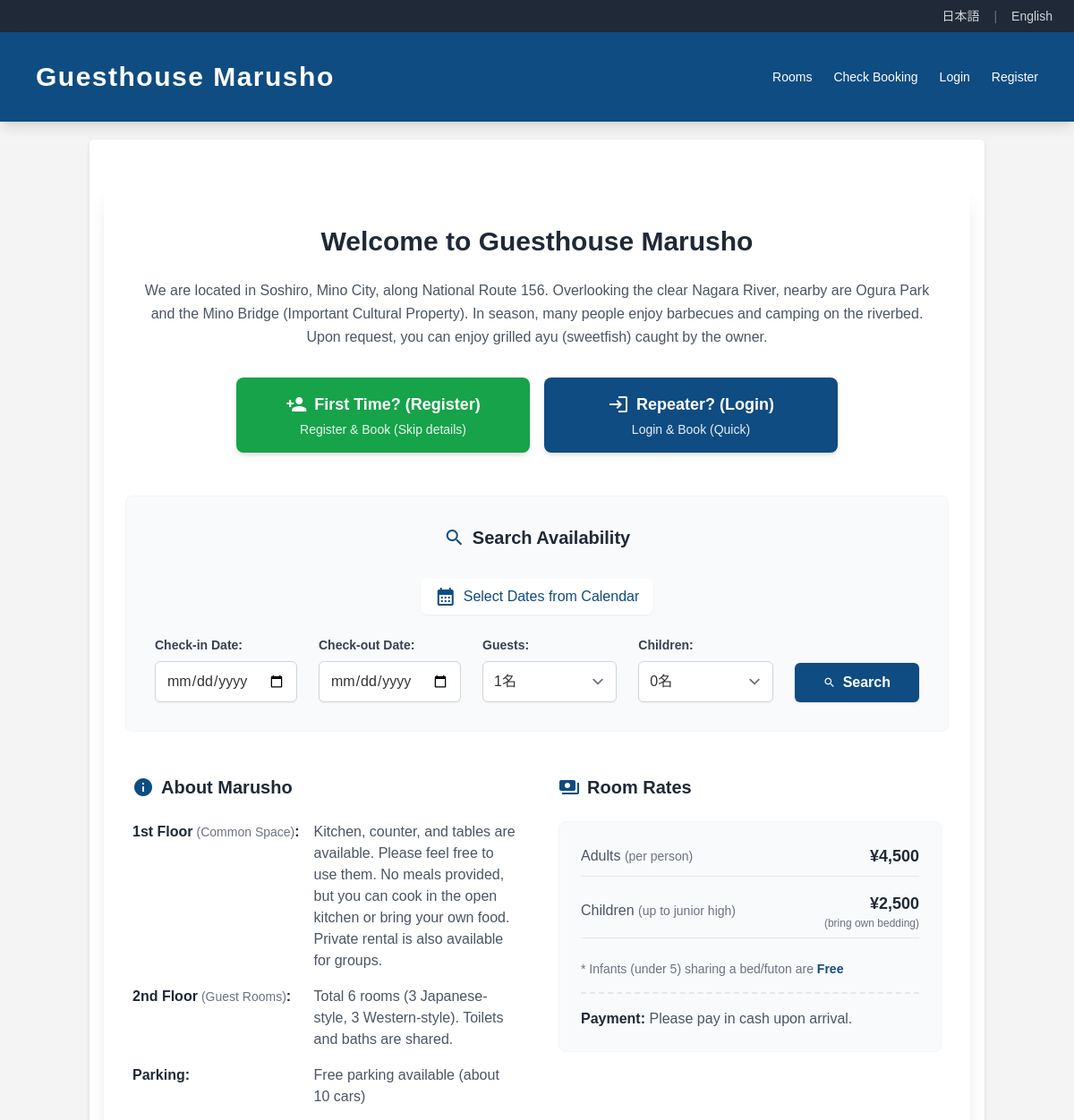
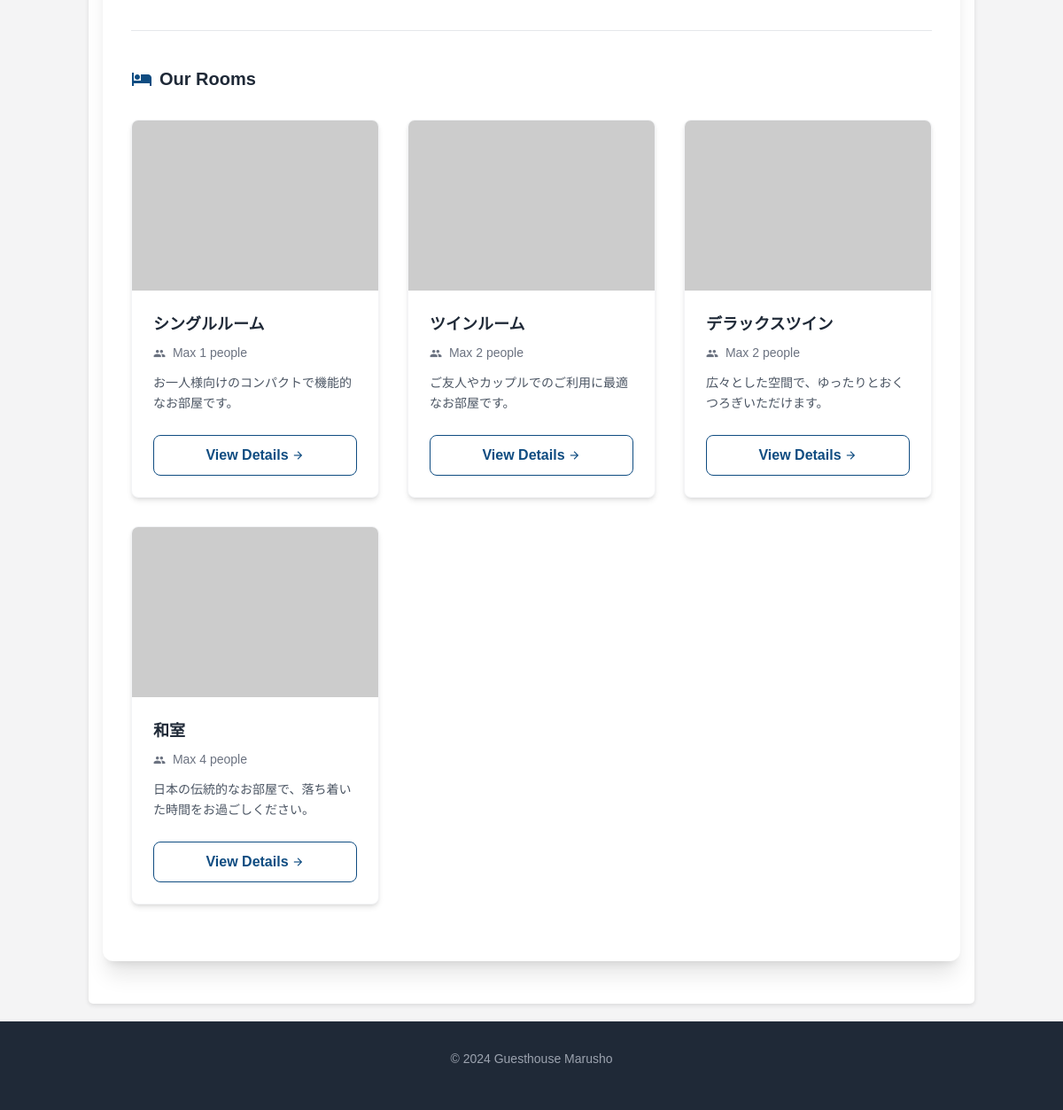
The page / on the database its author committed (2 pictures, top to bottom).
### tables this page shows
CREATE TABLE `room_types` (
  `id` int(11) NOT NULL AUTO_INCREMENT,
  `name` varchar(255) NOT NULL COMMENT '部屋タイプ名',
  `name_en` varchar(255) DEFAULT NULL COMMENT '部屋タイプ名 (English)',
  `description` text DEFAULT NULL COMMENT '説明',
  `description_en` text DEFAULT NULL COMMENT '説明 (English)',
  `capacity` int(11) NOT NULL COMMENT '収容人数',
  `main_image` varchar(255) DEFAULT NULL COMMENT '部屋タイプ代表画像パス',
  `is_visible` tinyint(1) NOT NULL DEFAULT 1 COMMENT 'トップページ表示フラグ (1:表示, 0:非表示)',
  PRIMARY KEY (`id`)
);

### includes/language.php (called while the page is built, shortened)
<?php
$available_langs = ['ja', 'en'];
$default_lang = 'ja';
if (isset($_GET['lang']) && in_array($_GET['lang'], $available_langs)) {
    $current_lang = $_GET['lang'];
    $_SESSION['lang'] = $current_lang;
}
elseif (isset($_SESSION['lang']) && in_array($_SESSION['lang'], $available_langs)) {
    $current_lang = $_SESSION['lang'];
}
elseif (isset($_SERVER['HTTP_ACCEPT_LANGUAGE'])) {
    $browser_lang = substr($_SERVER['HTTP_ACCEPT_LANGUAGE'], 0, 2);
    if (in_array($browser_lang, $available_langs)) {
        $current_lang = $browser_lang;
    } else {
        $current_lang = $default_lang;
    }
}
else {
    $current_lang = $default_lang;
}
$lang_file_path = __DIR__ . '/../lang/' . $current_lang . '.json';
if (file_exists($lang_file_path)) {
    $lang_text = json_decode(file_get_contents($lang_file_path), true);
} else {
    $lang_text = json_decode(file_get_contents(__DIR__ . '/../lang/' . $default_lang . '.json'), true);
}
if (!function_exists('t')) {
    function t($key, ...$args) {
        global $lang_text;
        $string = isset($lang_text[$key]) ? $lang_text[$key] : $key;
        if (!empty($args)) {
            return vsprintf($string, $args);
        }
        return $string;
    }
}
?>

### includes/functions.php (called while the page is built, shortened)
<?php
function h($s) {
    return htmlspecialchars($s, ENT_QUOTES, 'UTF-8');
}

### index.php (the view, shortened to what this page needs)
<?php
require_once 'includes/header.php';
?>
<div class="max-w-5xl mx-auto bg-surface-light dark:bg-surface-dark rounded-xl shadow-xl overflow-hidden transition-colors duration-200">
    <div class="py-12 px-6 text-center">
        <h2 class="text-2xl md:text-3xl font-bold mb-6 text-gray-800 dark:text-white"><?php echo h(t('index_welcome_title')); ?></h2>
        <div class="space-y-4 text-gray-600 dark:text-gray-300 leading-relaxed max-w-4xl mx-auto text-left md:text-center">
            <p><?php echo h(t('index_description')); ?></p>
        </div>
        <?php if (!isset($_SESSION['user'])): ?>
        <div class="mt-8 flex flex-col md:flex-row justify-center gap-4 max-w-2xl mx-auto">
            <a href="register.php" class="flex-1 bg-green-600 hover:bg-green-700 text-white p-4 rounded-lg shadow-md transition-all hover:-translate-y-1 text-center group">
                <div class="font-bold text-lg mb-1 flex items-center justify-center gap-2">
                    <span class="material-icons">person_add</span>
                    <?php echo h(t('btn_first_time')); ?>
                </div>
                <div class="text-sm opacity-90 group-hover:opacity-100">
                    <?php echo h(t('text_register_benefit')); ?>
                </div>
            </a>
            <a href="login.php" class="flex-1 bg-primary hover:bg-primary-dark text-white p-4 rounded-lg shadow-md transition-all hover:-translate-y-1 text-center">
                <div class="font-bold text-lg mb-1 flex items-center justify-center gap-2">
                    <span class="material-icons">login</span>
                    <?php echo h(t('btn_repeater')); ?>
                </div>
                <div class="text-sm opacity-90">
                    <?php echo h(t('text_login_benefit')); ?>
                </div>
            </a>
        </div>
        <?php endif; ?>
    </div>
    <div class="bg-gray-50 dark:bg-gray-800/50 mx-6 mb-12 rounded-lg p-8 border border-gray-100 dark:border-gray-700">
        <h3 class="text-xl font-bold text-center mb-8 text-gray-800 dark:text-white flex items-center justify-center gap-2">
            <span class="material-icons text-primary dark:text-blue-400">search</span>
            <?php echo h(t('index_search_title')); ?>
        </h3>
        <div class="text-center mb-6">
            <button id="toggle-calendar-btn" class="text-primary dark:text-blue-400 hover:underline flex items-center justify-center gap-2 mx-auto bg-white dark:bg-gray-700 px-4 py-2 rounded shadow-sm">
                <span class="material-icons">calendar_month</span>
                <?php echo h(t('calendar_btn_toggle')); ?>
            </button>
        </div>
        <form class="flex flex-col md:flex-row gap-6 justify-center items-end" action="search_results.php" method="GET">
            <div class="w-full md:w-auto flex-1">
                <label class="block text-sm font-semibold text-gray-700 dark:text-gray-300 mb-2" for="check_in_date"><?php echo h(t('form_check_in')); ?>:</label>
                <div class="relative">
                    <input class="w-full rounded-md border-gray-300 shadow-sm focus:border-primary focus:ring focus:ring-primary focus:ring-opacity-50 dark:bg-gray-700 dark:border-gray-600 dark:text-white py-2.5 px-3" id="check_in_date" name="check_in_date" type="date" required />
                </div>
            </div>
            <div class="w-full md:w-auto flex-1">
                <label class="block text-sm font-semibold text-gray-700 dark:text-gray-300 mb-2" for="check_out_date"><?php echo h(t('form_check_out')); ?>:</label>
                <div class="relative">
                    <input class="w-full rounded-md border-gray-300 shadow-sm focus:border-primary focus:ring focus:ring-primary focus:ring-opacity-50 dark:bg-gray-700 dark:border-gray-600 dark:text-white py-2.5 px-3" id="check_out_date" name="check_out_date" type="date" required />
                </div>
            </div>
            <div class="w-full md:w-40">
                <label class="block text-sm font-semibold text-gray-700 dark:text-gray-300 mb-2" for="num_guests"><?php echo h(t('form_num_guests')); ?>:</label>
                <select class="w-full rounded-md border-gray-300 shadow-sm focus:border-primary focus:ring focus:ring-primary focus:ring-opacity-50 dark:bg-gray-700 dark:border-gray-600 dark:text-white py-2.5 px-3" id="num_guests" name="num_guests">
                    <option value="1">1名</option>
                </select>
            </div>
            <div class="w-full md:w-40">
                <label class="block text-sm font-semibold text-gray-700 dark:text-gray-300 mb-2" for="num_children"><?php echo h(t('form_children') ?? '人数(子供)'); ?>:</label>
                <select class="w-full rounded-md border-gray-300 shadow-sm focus:border-primary focus:ring focus:ring-primary focus:ring-opacity-50 dark:bg-gray-700 dark:border-gray-600 dark:text-white py-2.5 px-3" id="num_children" name="num_children">
                    <option value="0">0名</option>
                </select>
            </div>
            <div class="w-full md:w-auto">
                <button class="w-full bg-primary hover:bg-primary-dark text-white font-bold py-2.5 px-8 rounded-md shadow transition-colors duration-200 flex items-center justify-center gap-2" type="submit">
                    <span class="material-icons text-sm">search</span>
                    <?php echo h(t('btn_search')); ?>
                </button>
            </div>
        </form>
    </div>
    <div class="px-8 pb-12">
        <div class="grid grid-cols-1 md:grid-cols-2 gap-12">
            <div>
                <h3 class="text-xl font-bold mb-6 text-gray-800 dark:text-white flex items-center gap-2">
                    <span class="material-icons text-primary dark:text-blue-400">info</span>
                    <?php echo h(t('index_about_title')); ?>
                </h3>
                <div class="grid grid-cols-1 sm:grid-cols-[max-content_1fr] gap-4 text-gray-600 dark:text-gray-300">
                    <div class="font-bold text-gray-800 dark:text-gray-200 whitespace-nowrap">
                        <?php echo h(t('facility_1f')); ?><span class="text-sm font-normal block sm:inline sm:ml-1 text-gray-500 dark:text-gray-400"><?php echo h(t('facility_1f_sub')); ?></span>:
                    </div>
                    <div>
                        <?php echo h(t('facility_1f_desc')); ?>
                    </div>
                    <div class="font-bold text-gray-800 dark:text-gray-200 whitespace-nowrap">
                        <?php echo h(t('facility_2f')); ?><span class="text-sm font-normal block sm:inline sm:ml-1 text-gray-500 dark:text-gray-400"><?php echo h(t('facility_2f_sub')); ?></span>:
                    </div>
                    <div>
                        <?php echo h(t('facility_2f_desc')); ?>
                    </div>
                    <div class="font-bold text-gray-800 dark:text-gray-200 whitespace-nowrap">
                        <?php echo h(t('facility_parking')); ?>:
                    </div>
                    <div>
                        <?php echo h(t('facility_parking_desc')); ?>
                    </div>
                </div>
            </div>
            <div>
                <h3 class="text-xl font-bold mb-6 text-gray-800 dark:text-white flex items-center gap-2">
                    <span class="material-icons text-primary dark:text-blue-400">payments</span>
                    <?php echo h(t('index_pricing_title')); ?>
                </h3>
                <div class="bg-gray-50 dark:bg-gray-800/50 rounded-lg p-6 border border-gray-100 dark:border-gray-700">
                    <ul class="space-y-4 text-gray-600 dark:text-gray-300">
                        <li class="flex justify-between items-center border-b border-gray-200 dark:border-gray-700 pb-2">
                            <span><?php echo h(t('pricing_adult')); ?> <span class="text-sm text-gray-500 dark:text-gray-400"><?php echo h(t('pricing_adult_sub')); ?></span></span>
                            <span class="font-bold text-lg text-gray-800 dark:text-white">¥<?php echo number_format(PRICE_PER_ADULT); ?></span>
                        </li>
                        <li class="flex justify-between items-center border-b border-gray-200 dark:border-gray-700 pb-2">
                            <span><?php echo h(t('pricing_child')); ?> <span class="text-sm text-gray-500 dark:text-gray-400"><?php echo h(t('pricing_child_sub')); ?></span></span>
                            <div class="text-right">
                                <span class="font-bold text-lg text-gray-800 dark:text-white">¥<?php echo number_format(PRICE_PER_CHILD); ?></span>
                                <span class="text-xs block text-gray-500 dark:text-gray-400"><?php echo h(t('pricing_bedding_note')); ?></span>
                            </div>
                        </li>
                        <li class="text-sm pt-2 text-gray-500 dark:text-gray-400">
                            <?php echo h(t('pricing_infant_note')); ?><span class="font-bold text-primary dark:text-blue-400"><?php echo h(t('pricing_infant_free')); ?></span>
                        </li>
                        <li class="mt-4 pt-4 border-t-2 border-dashed border-gray-200 dark:border-gray-700">
                            <span class="font-bold text-gray-800 dark:text-white"><?php echo h(t('pricing_payment_label')); ?></span> <?php echo h(t('pricing_payment_text')); ?>
                        </li>
                    </ul>
                </div>
            </div>
        </div>
    </div>
    <div class="px-8 pb-16">
        <div class="border-t border-gray-200 dark:border-gray-700 pt-10">
            <h3 class="text-xl font-bold mb-8 text-gray-800 dark:text-white flex items-center gap-2">
                <span class="material-icons text-primary dark:text-blue-400">hotel</span>
                <?php echo h(t('index_rooms_intro_title')); ?>
            </h3>
            <div class="grid grid-cols-1 md:grid-cols-3 gap-8">
                <?php
                try {
                    $stmt = $dbh->query("SELECT * FROM room_types WHERE is_visible = 1 ORDER BY id ASC");
                    $display_room_types = $stmt->fetchAll(PDO::FETCH_ASSOC);
                } catch (PDOException $e) {
                    $display_room_types = [];
                }
                if (empty($display_room_types)) {
                    echo '<p class="text-gray-600 dark:text-gray-300 col-span-3 text-center">' . h(t('index_rooms_empty')) . '</p>';
                } else {
                    foreach ($display_room_types as $type):
                        $type_name = (!empty($type['name_en']) && isset($_SESSION['lang']) && $_SESSION['lang'] === 'en') ? $type['name_en'] : $type['name'];
                        $type_desc = (!empty($type['description_en']) && isset($_SESSION['lang']) && $_SESSION['lang'] === 'en') ? $type['description_en'] : $type['description'];
                        $img_src = !empty($type['main_image']) ? 'assets/' . h($type['main_image']) : 'https://via.placeholder.com/600x400?text=No+Image';
                ?>
                <div class="bg-white dark:bg-gray-800 rounded-lg shadow-md hover:shadow-xl transition-shadow duration-300 overflow-hidden border border-gray-100 dark:border-gray-700 flex flex-col group">
                    <div class="relative overflow-hidden h-48">
                        <img alt="<?php echo h($type_name); ?>" class="w-full h-full object-cover transform group-hover:scale-105 transition-transform duration-500" src="<?php echo $img_src; ?>"/>
                    </div>
                    <div class="p-6 flex flex-col flex-grow">
                        <h4 class="text-lg font-bold text-gray-800 dark:text-white mb-2"><?php echo h($type_name); ?></h4>
                        <p class="text-sm text-gray-500 dark:text-gray-400 mb-3">
                            <span class="material-icons text-sm align-middle mr-1">group</span>
                            <?php echo h(t('room_max_capacity', $type['capacity'])); ?>
                        </p>
                        <p class="text-sm text-gray-600 dark:text-gray-300 mb-6 flex-grow leading-relaxed">
                            <?php echo nl2br(h($type_desc)); ?>
                        </p>
                        <a href="rooms.php?room_type_id=<?php echo h($type['id']); ?>" class="w-full py-2.5 px-4 rounded border border-primary text-primary hover:bg-primary hover:text-white dark:border-blue-400 dark:text-blue-400 dark:hover:bg-blue-400 dark:hover:text-gray-900 font-semibold transition-all duration-200 flex items-center justify-center gap-1 group-hover:gap-2">
                            <?php echo h(t('room_btn_detail')); ?>
                            <span class="material-icons text-sm">arrow_forward</span>
                        </a>
                    </div>
                </div>
                <?php endforeach; } ?>
            </div>
        </div>
    </div>
</div>
<?php
require_once 'includes/footer.php';
?>

### rows shown on the page
room_types: name "シングルルーム", capacity "Max 1 people", description "お一人様向けのコンパクトで機能的なお部屋です。"
room_types: name "ツインルーム", capacity "Max 2 people", description "ご友人やカップルでのご利用に最適なお部屋です。"
room_types: name "デラックスツイン", capacity "Max 2 people", description "広々とした空間で、ゆったりとおくつろぎいただけます。"
room_types: name "和室", capacity "Max 4 people", description "日本の伝統的なお部屋で、落ち着いた時間をお過ごしください。"

### other values the page prints
t('site_title') "Guesthouse Marusho"
t('nav_rooms') "Rooms"
t('nav_check_booking') "Check Booking"
t('nav_login') "Login"
t('nav_register') "Register"
t('index_welcome_title') "Welcome to Guesthouse Marusho"
t('btn_first_time') "First Time? (Register)"
t('text_register_benefit') "Register & Book (Skip details)"
t('btn_repeater') "Repeater? (Login)"
t('text_login_benefit') "Login & Book (Quick)"
t('index_search_title') "Search Availability"
t('calendar_btn_toggle') "Select Dates from Calendar"
t('form_check_in') "Check-in Date"
t('form_check_out') "Check-out Date"
t('form_num_guests') "Guests"
